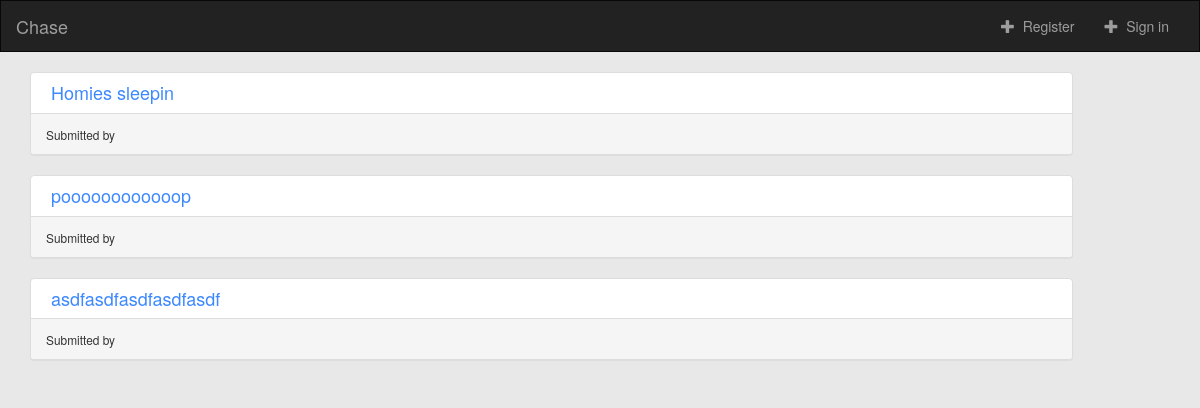
The app's page /, older data.
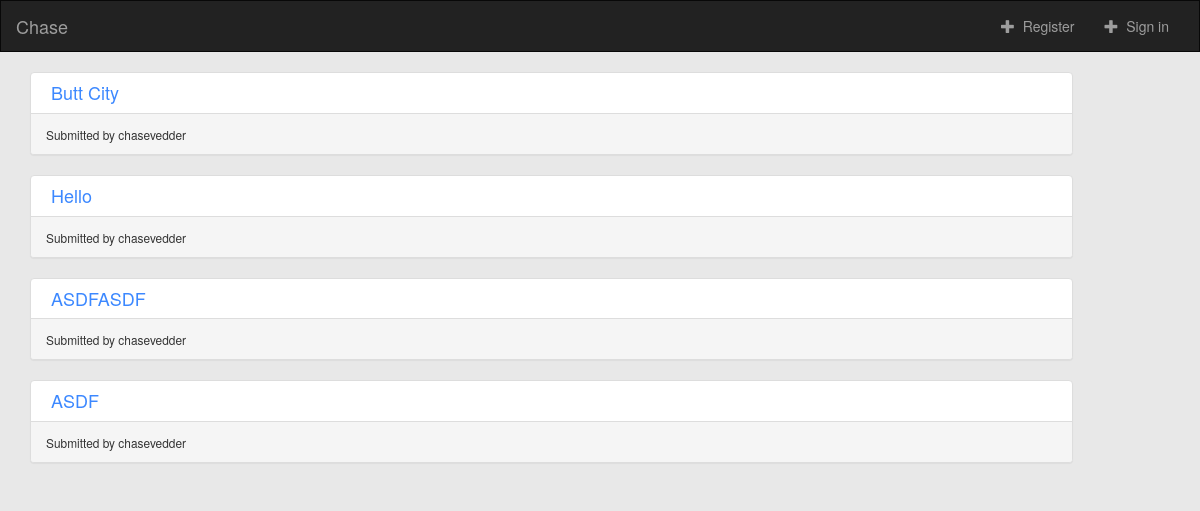
The same page, newer data.
### website/models.py (models this page shows, shortened)
class BlogPost(models.Model):
    title = models.CharField(max_length=255)
    author = models.ForeignKey(MyUser)
    content = models.TextField(max_length=10000)

### customauth/models.py (models this page shows, shortened)
class MyUser(AbstractBaseUser):
    email = models.EmailField(
        verbose_name='email address',
        max_length=255,
        unique=True
    )
    username = models.CharField(
        verbose_name='username',
        max_length=255,
        unique=True
    )
    activation_code = models.CharField(
        verbose_name='activation code',
        max_length=32,
        unique=True
    )
    is_active = models.BooleanField(default=True)
    is_admin = models.BooleanField(default=False)
    objects = MyUserManager()
    USERNAME_FIELD = 'email'
    REQUIRED_FIELDS = ['username', 'activation_code']

### website/views.py (the view)
# urls.py: url(r'^$', views.index, name='index'),
def index(request):
    return render(request, 'website/index.html', {'blogs': BlogPost.objects.all()})

### website/templates/website/index.html
{% extends 'website/base.html' %}
{% block body %}
<div class="container-fluid">
    <div class="col-md-11">
        {% for blog in blogs %}
            <div class="panel panel-default">
                <div class="post panel-body">
                    <a href="{% url 'website:post-detail' blog.pk %}">
                        <h4 style="margin: -5px; margin-left:5px">{{ blog.title }}</h4>
                    </a>
                </div>
                <div class="panel-footer">
                    <span class="small">Submitted by {{ blog.author.username }}</span>
                </div>
            </div>
        {% endfor %}
    </div>
</div>
{% endblock %}

### website/templates/website/base.html (shortened to what this page needs)
<!DOCTYPE html>
<html lang="en">
<head>
    {% load staticfiles %}
<link rel="stylesheet" href="https://maxcdn.bootstrapcdn.com/bootstrap/3.3.6/css/bootstrap.min.css">
<link rel="stylesheet" type="text/css" href="{% static 'website/style.css' %}">
</head>
<body>
    <nav class="navbar navbar-inverse">
    <div class="container-fluid">
        <div class="navbar-header">
            <a class="navbar-brand" href="{% url 'website:index' %}">Chase</a>
        </div>
        <div class="collapse navbar-collapse" id="topNavBar">
            <ul class="nav navbar-nav navbar-right">
                {% if request.user.is_authenticated %}
                <li class="">
                    <a href="{% url 'website:post-create' %}">
                        <span class="glyphicon glyphicon-plus" aria-hidden="true"></span> Post
                    </a>
                </li>
                <li class="">
                    <a href="{% url 'website:logout' %}">
                        <span class = "glyphicon glyphicon-off" aria-hidden="true"></span>&nbsp; Logout
                    </a>
                </li>
                {% else %}
                <li class="">
                    <a href="{% url 'website:register' %}">
                        <span class = "glyphicon glyphicon-plus" aria-hidden="true"></span>&nbsp; Register
                    </a>
                </li>
                    <li class="">
                    <a href="{% url 'website:login' %}">
                        <span class = "glyphicon glyphicon-plus" aria-hidden="true"></span>&nbsp; Sign in
                    </a>
                </li>
                {% endif %}
            </ul>
        </div>
    </div>
</nav>
{% block body %}
{% endblock %}
</body>
</html>

### website/static/website/style.css (style rules this page uses)
body { background-color: #E8E8E8; }
.post { white-space: nowrap; overflow: hidden; text-overflow: ellipsis; }
.post > a { color: #3c88ff; }
.navbar { border-radius: 0px; }

Row changes from the older to the newer data that the page shows:
removed BlogPost: title "Homies sleepin"
removed BlogPost: title "poooooooooooop"
added BlogPost: title "Butt City", author.username "chasevedder"
added BlogPost: title "Hello", author.username "chasevedder"
changed BlogPost: title "asdfasdfasdfasdfasdf" → "ASDFASDF"; author.username (not shown) → "chasevedder"
added BlogPost: title "ASDF", author.username "chasevedder"
